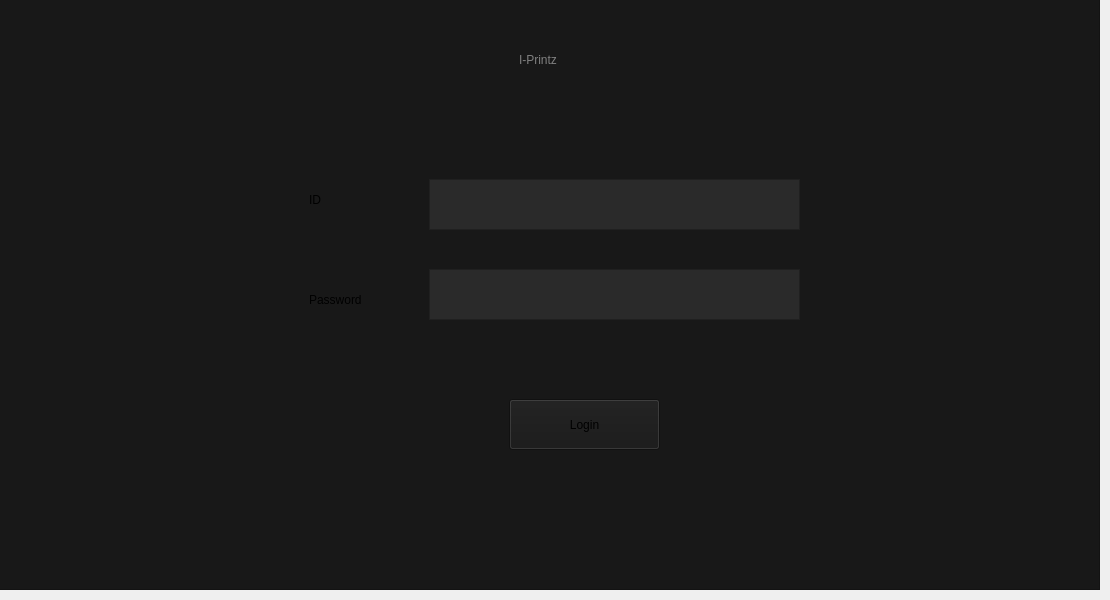
    <widget class="QWidget" name="login">
     <widget class="QFrame" name="frame">
      <property name="geometry">
       <rect>
        <x>-1</x>
        <y>-1</y>
        <width>1101</width>
        <height>591</height>
       </rect>
      </property>
      <property name="styleSheet">
       <string notr="true">background-color:#181818</string>
      </property>
      <property name="frameShape">
       <enum>QFrame::StyledPanel</enum>
      </property>
      <property name="frameShadow">
       <enum>QFrame::Raised</enum>
      </property>
      <widget class="QTextEdit" name="textEdit_2">
       <property name="geometry">
        <rect>
         <x>430</x>
         <y>180</y>
         <width>371</width>
         <height>51</height>
        </rect>
       </property>
       <property name="styleSheet">
        <string notr="true">background-color:#2a2a2a;</string>
       </property>
      </widget>
      <widget class="QTextEdit" name="textEdit_3">
       <property name="geometry">
        <rect>
         <x>430</x>
         <y>270</y>
         <width>371</width>
         <height>51</height>
        </rect>
       </property>
       <property name="styleSheet">
        <string notr="true">background-color:#2a2a2a;</string>
       </property>
      </widget>
      <widget class="QLabel" name="label_3">
       <property name="geometry">
        <rect>
         <x>310</x>
         <y>180</y>
         <width>111</width>
         <height>41</height>
        </rect>
       </property>
       <property name="styleSheet">
        <string notr="true">font: 75 12pt &quot;MS Shell Dlg 2&quot;;</string>
       </property>
       <property name="text">
        <string>ID</string>
       </property>
      </widget>
      <widget class="QLabel" name="label_4">
       <property name="geometry">
        <rect>
         <x>310</x>
         <y>280</y>
         <width>111</width>
         <height>41</height>
        </rect>
       </property>
       <property name="styleSheet">
        <string notr="true">font: 75 12pt &quot;MS Shell Dlg 2&quot;;</string>
       </property>
       <property name="text">
        <string>Password</string>
       </property>
      </widget>
      <widget class="QLabel" name="label_5">
       <property name="geometry">
        <rect>
         <x>520</x>
         <y>40</y>
         <width>201</width>
         <height>41</height>
        </rect>
       </property>
       <property name="styleSheet">
        <string notr="true">font: 75 18pt &quot;MS Shell Dlg 2&quot;;
color:grey;</string>
       </property>
       <property name="text">
        <string>I-Printz</string>
       </property>
      </widget>
      <widget class="QPushButton" name="pushButton_2">
       <property name="geometry">
        <rect>
         <x>510</x>
         <y>400</y>
         <width>151</width>
         <height>51</height>
        </rect>
       </property>
       <property name="styleSheet">
        <string notr="true">font: 75 11pt &quot;MS Shell Dlg 2&quot;;</string>
       </property>
       <property name="text">
        <string>Login</string>
       </property>
       <property name="icon">
        <iconset>
         <normaloff>icon/log-in.svg</normaloff>icon/log-in.svg</iconset>
       </property>
      </widget>
     </widget>
    </widget>
